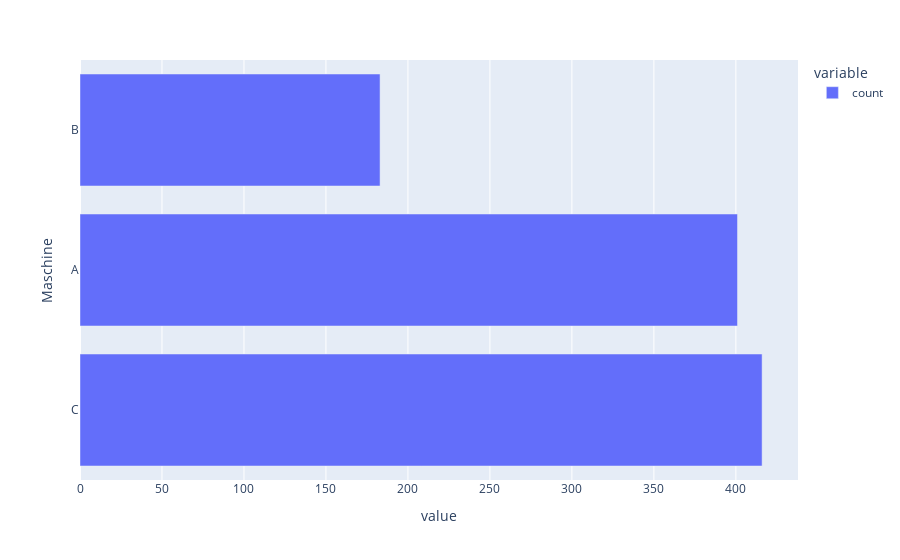

Write notebook code for a chart like this one.
### Markdown cell above
Das entsprechende [Balkendiagramm](https://plotly.github.io/plotly.py-docs/generated/plotly.express.bar.html) sähe so aus:

### Code cell
df["Maschine"].value_counts().plot(kind="bar", orientation="h")

### Figure 1 — Plotly figure (JSON) as saved in the notebook; plotly's stock layout.template omitted (floating-point values rounded to 4 significant figures)
{"data": [{"alignmentgroup": "True", "hovertemplate": "variable=count<br>value=%{x}<br>Maschine=%{y}<extra></extra>", "legendgroup": "count", "marker": {"color": "#636efa", "pattern": {"shape": ""}}, "name": "count", "offsetgroup": "count", "orientation": "h", "showlegend": true, "textposition": "auto", "type": "bar", "x": [416, 401, 183], "xaxis": "x", "y": ["C", "A", "B"], "yaxis": "y"}], "layout": {"barmode": "relative", "legend": {"title": {"text": "variable"}, "tracegroupgap": 0}, "margin": {"t": 60}, "xaxis": {"anchor": "y", "domain": [0, 1], "title": {"text": "value"}}, "yaxis": {"anchor": "x", "domain": [0, 1], "title": {"text": "Maschine"}}}}
